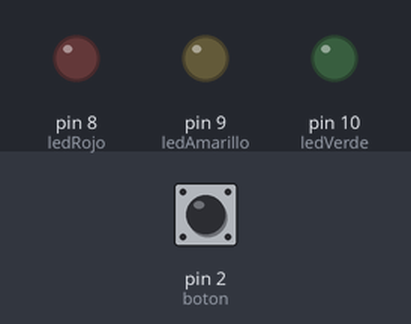
Simulated run of this sketch. Board: Arduino Uno, built with avr-gcc and run on an emulated ATmega328P. Shown: output pins drawn as LEDs (lit = HIGH). Inputs (shaded band) come from the test bench; at power-on: pin 2 (boton) LOW.

Above: at 1.2 s.
1.3 s: pin 2 (boton) pulled HIGH for 0.15 s
At 1.6 s:
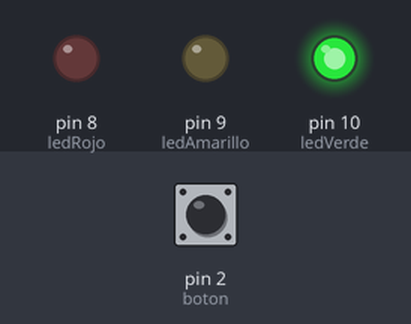
4.4 s: pin 2 (boton) pulled HIGH for 3.2 s
At 10.1 s:
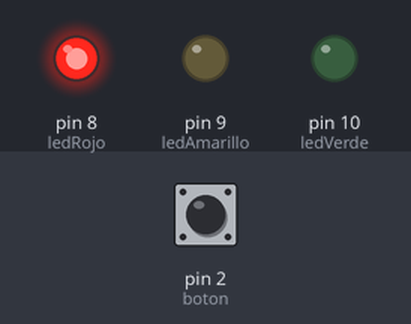
10.6 s: pin 2 (boton) pulled HIGH for 1 s
At 14.1 s:
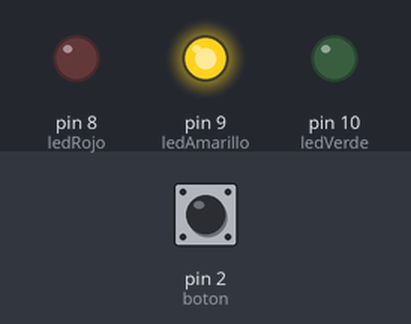
Timing chart, 0 to 17.8 s (numbered marks = the images above; inputs shaded):
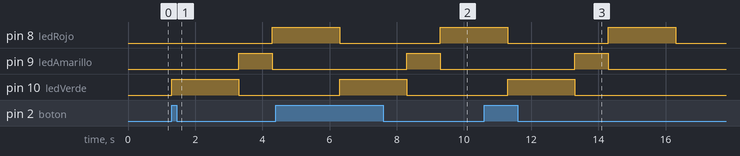

The sketch:

Codigo.ino
```cpp
const int ledRojo = 8;
const int ledAmarillo = 9;
const int ledVerde = 10;
const int boton = 2;

void setup() {
  pinMode(ledRojo, OUTPUT);
  pinMode(ledAmarillo, OUTPUT);
  pinMode(ledVerde, OUTPUT);
  pinMode(boton, INPUT);
}

void loop() {
  if (digitalRead(boton) == HIGH) {
    digitalWrite(ledVerde, HIGH);
    delay(2000);
    digitalWrite(ledVerde, LOW);

    digitalWrite(ledAmarillo, HIGH);
    delay(1000);
    digitalWrite(ledAmarillo, LOW);

    digitalWrite(ledRojo, HIGH);
    delay(2000);
    digitalWrite(ledRojo, LOW);
  }
}
```

Measured:
- after the input at 1.3 s, pin 8 (ledRojo): LOW → HIGH after 3.0 s; pin 9 (ledAmarillo): LOW → HIGH after 2.0 s, → LOW 1.0 s later; pin 10 (ledVerde): LOW → HIGH at once, → LOW 2.0 s later
- after the input at 4.4 s, pin 9 (ledAmarillo): LOW → HIGH after 3.9 s, → LOW 1.0 s later; pin 10 (ledVerde): LOW → HIGH after 1.9 s, → LOW 2.0 s later
- after the input at 10.6 s, pin 9 (ledAmarillo): LOW → HIGH after 2.7 s, → LOW 1.0 s later; pin 10 (ledVerde): LOW → HIGH after 0.70 s, → LOW 2.0 s later
